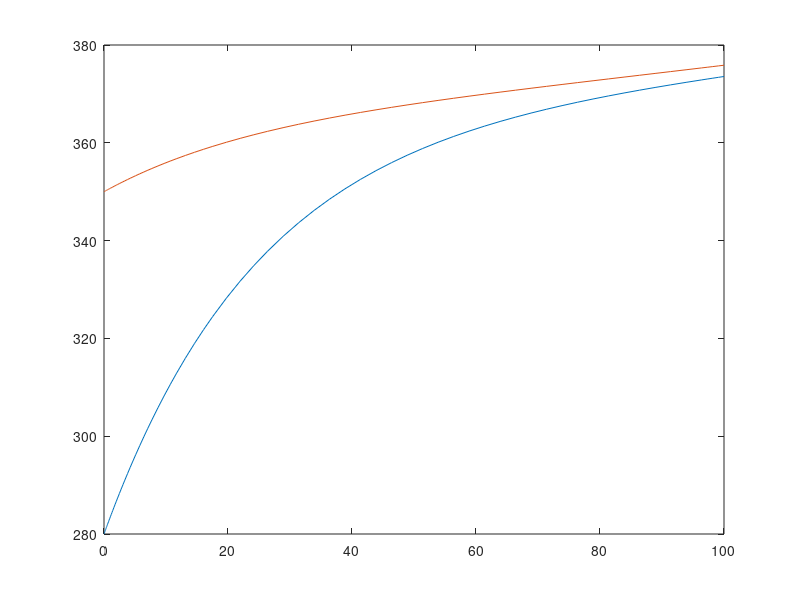

Here is the MATLAB script that generated this plot:
clear all;
clc;

A=0.08;
B=0.05;
C=0.5;   
D=0.01;
F0=0.01;

T01=280;
T02=350;

f=@(t,y) [A*(y(1)-T01)*F0-B*(y(1)-y(2));C*(y(2)-T02)*F0+D*(y(2)-y(1))];
[T,Y]=ode45(f, [0 100], [280 350]);

plot(T,Y(:,1),T,Y(:,2));